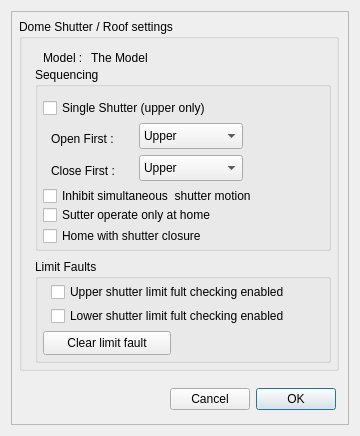
<?xml version="1.0" encoding="UTF-8"?>
<ui version="4.0">
 <class>X2Dome</class>
 <widget class="QDialog" name="X2Dome">
  <property name="geometry">
   <rect>
    <x>0</x>
    <y>0</y>
    <width>360</width>
    <height>436</height>
   </rect>
  </property>
  <property name="minimumSize">
   <size>
    <width>0</width>
    <height>0</height>
   </size>
  </property>
  <property name="maximumSize">
   <size>
    <width>999</width>
    <height>999</height>
   </size>
  </property>
  <property name="windowTitle">
   <string>Shutter/Roof settings</string>
  </property>
  <layout class="QVBoxLayout" name="verticalLayout_5">
   <item>
    <widget class="X2Form" name="X2Form">
     <property name="minimumSize">
      <size>
       <width>0</width>
       <height>0</height>
      </size>
     </property>
     <property name="maximumSize">
      <size>
       <width>9999</width>
       <height>9999</height>
      </size>
     </property>
     <property name="frameShape">
      <enum>QFrame::StyledPanel</enum>
     </property>
     <property name="frameShadow">
      <enum>QFrame::Raised</enum>
     </property>
     <property name="SerialPortName" stdset="0">
      <string/>
     </property>
     <widget class="QWidget" name="layoutWidget">
      <property name="geometry">
       <rect>
        <x>112</x>
        <y>368</y>
        <width>213</width>
        <height>40</height>
       </rect>
      </property>
      <layout class="QHBoxLayout" name="horizontalLayout_4">
       <item>
        <spacer name="horizontalSpacer_4">
         <property name="orientation">
          <enum>Qt::Horizontal</enum>
         </property>
         <property name="sizeHint" stdset="0">
          <size>
           <width>40</width>
           <height>20</height>
          </size>
         </property>
        </spacer>
       </item>
       <item>
        <widget class="QPushButton" name="pushButtonCancel">
         <property name="text">
          <string>Cancel</string>
         </property>
        </widget>
       </item>
       <item>
        <widget class="QPushButton" name="pushButtonOK">
         <property name="text">
          <string>OK</string>
         </property>
         <property name="checkable">
          <bool>false</bool>
         </property>
         <property name="autoDefault">
          <bool>true</bool>
         </property>
         <property name="default">
          <bool>true</bool>
         </property>
        </widget>
       </item>
      </layout>
     </widget>
     <widget class="QGroupBox" name="groupBox_3">
      <property name="geometry">
       <rect>
        <x>8</x>
        <y>8</y>
        <width>320</width>
        <height>352</height>
       </rect>
      </property>
      <property name="title">
       <string>Dome Shutter / Roof settings</string>
      </property>
      <widget class="QLabel" name="label_5">
       <property name="geometry">
        <rect>
         <x>24</x>
         <y>32</y>
         <width>48</width>
         <height>13</height>
        </rect>
       </property>
       <property name="text">
        <string>Model : </string>
       </property>
      </widget>
      <widget class="QLabel" name="label_6">
       <property name="geometry">
        <rect>
         <x>72</x>
         <y>32</y>
         <width>136</width>
         <height>13</height>
        </rect>
       </property>
       <property name="text">
        <string>The Model</string>
       </property>
      </widget>
      <widget class="QGroupBox" name="groupBox_5">
       <property name="geometry">
        <rect>
         <x>16</x>
         <y>48</y>
         <width>296</width>
         <height>184</height>
        </rect>
       </property>
       <property name="title">
        <string>Sequencing</string>
       </property>
       <widget class="QCheckBox" name="checkBox_3">
        <property name="geometry">
         <rect>
          <x>8</x>
          <y>32</y>
          <width>192</width>
          <height>18</height>
         </rect>
        </property>
        <property name="text">
         <string>Single Shutter (upper only)</string>
        </property>
       </widget>
       <widget class="QLabel" name="label_7">
        <property name="geometry">
         <rect>
          <x>16</x>
          <y>64</y>
          <width>72</width>
          <height>16</height>
         </rect>
        </property>
        <property name="text">
         <string>Open First :</string>
        </property>
       </widget>
       <widget class="QComboBox" name="comboBox">
        <property name="geometry">
         <rect>
          <x>104</x>
          <y>56</y>
          <width>104</width>
          <height>26</height>
         </rect>
        </property>
        <item>
         <property name="text">
          <string>Upper</string>
         </property>
        </item>
        <item>
         <property name="text">
          <string>Lower</string>
         </property>
        </item>
       </widget>
       <widget class="QLabel" name="label_8">
        <property name="geometry">
         <rect>
          <x>16</x>
          <y>96</y>
          <width>72</width>
          <height>16</height>
         </rect>
        </property>
        <property name="text">
         <string>Close First :</string>
        </property>
       </widget>
       <widget class="QComboBox" name="comboBox_2">
        <property name="geometry">
         <rect>
          <x>104</x>
          <y>88</y>
          <width>104</width>
          <height>26</height>
         </rect>
        </property>
        <item>
         <property name="text">
          <string>Upper</string>
         </property>
        </item>
        <item>
         <property name="text">
          <string>Lower</string>
         </property>
        </item>
       </widget>
       <widget class="QCheckBox" name="checkBox_4">
        <property name="geometry">
         <rect>
          <x>8</x>
          <y>120</y>
          <width>256</width>
          <height>18</height>
         </rect>
        </property>
        <property name="text">
         <string>Inhibit simultaneous  shutter motion</string>
        </property>
       </widget>
       <widget class="QCheckBox" name="checkBox_8">
        <property name="geometry">
         <rect>
          <x>8</x>
          <y>160</y>
          <width>184</width>
          <height>18</height>
         </rect>
        </property>
        <property name="text">
         <string>Home with shutter closure</string>
        </property>
       </widget>
       <widget class="QCheckBox" name="checkBox_9">
        <property name="geometry">
         <rect>
          <x>8</x>
          <y>136</y>
          <width>208</width>
          <height>24</height>
         </rect>
        </property>
        <property name="text">
         <string>Sutter operate only at home</string>
        </property>
       </widget>
      </widget>
      <widget class="QGroupBox" name="groupBox_10">
       <property name="geometry">
        <rect>
         <x>16</x>
         <y>240</y>
         <width>296</width>
         <height>104</height>
        </rect>
       </property>
       <property name="title">
        <string>Limit Faults</string>
       </property>
       <widget class="QCheckBox" name="checkBox_11">
        <property name="geometry">
         <rect>
          <x>16</x>
          <y>24</y>
          <width>264</width>
          <height>18</height>
         </rect>
        </property>
        <property name="text">
         <string>Upper shutter limit fult checking enabled</string>
        </property>
       </widget>
       <widget class="QCheckBox" name="checkBox_12">
        <property name="geometry">
         <rect>
          <x>16</x>
          <y>48</y>
          <width>264</width>
          <height>18</height>
         </rect>
        </property>
        <property name="text">
         <string>Lower shutter limit fult checking enabled</string>
        </property>
       </widget>
       <widget class="QPushButton" name="pushButton_3">
        <property name="geometry">
         <rect>
          <x>8</x>
          <y>72</y>
          <width>128</width>
          <height>24</height>
         </rect>
        </property>
        <property name="text">
         <string>Clear limit fault</string>
        </property>
       </widget>
      </widget>
     </widget>
    </widget>
   </item>
  </layout>
 </widget>
 <customwidgets>
  <customwidget>
   <class>X2Form</class>
   <extends>QFrame</extends>
   <header>x2form.h</header>
   <container>1</container>
  </customwidget>
 </customwidgets>
 <resources/>
 <connections/>
 <designerdata>
  <property name="gridDeltaX">
   <number>8</number>
  </property>
  <property name="gridDeltaY">
   <number>8</number>
  </property>
  <property name="gridSnapX">
   <bool>true</bool>
  </property>
  <property name="gridSnapY">
   <bool>true</bool>
  </property>
  <property name="gridVisible">
   <bool>true</bool>
  </property>
 </designerdata>
</ui>
